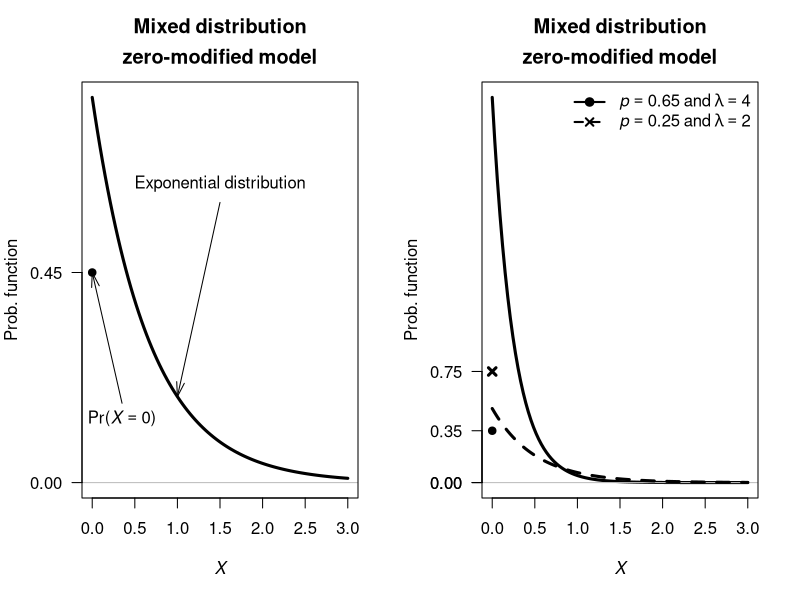

This figure's R source:
## ---- chunk 1

###  Set up  ###
p <- 0.55
x.rate = 1.5

x <- seq(0, 3,
         length = 100)
y <-  p * dexp(x, 
               rate = x.rate)
                     

par( mfrow = c(1, 2))

###  Plots  ###

plot(y ~ x,
     type = "l",
     axes = FALSE,
     ylim = c(0,
              max( c(y, 1 - p) ) ),
     xlab = expression(italic(X)),
     ylab = expression(Prob.~"function"),
     main = expression(bold(atop(Mixed~distribution,
                                 "zero-modified"~model))),
     lwd = 3)
abline(h = 0,
       col = "grey")
axis(side = 1)
axis(side = 2,
     at = c(0, 
            1 - p),
     las = 2)
box()

points(x = 0, # Included
       y = 1 - p,
       pch = 19)

# Explanatory labels
arrows(x0 = 0.35,
       x1 = 0,
       y0 = 0.17,
       y1 = 1 - p,
       length = 0.15,
       angle = 15)
text(x = 0.35,
     y = 0.17,
     pos = 1,
     label = expression(Pr*"("*italic(X)==0*")" ) )


arrows(x0 = 1.5,
       x1 = 1,
       y0 = 0.6,
       y1 = dexp(x = 1, 
                 rate = x.rate) * p,
       length = 0.15,
       angle = 15)
text(x = 1.5,
     y = 0.6,
     pos = 3,
     label = expression( Exponential~distribution) )




###

p <- 0.65
x.rate = 4

x <- seq(0, 3,
         length = 100)
y <-  p * dexp(x, 
               rate = x.rate)

plot(y ~ x,
     type = "l",
     axes = FALSE,
     ylim = c(0,
              max( c(y, 1 - p) ) ),
     xlab = expression(italic(X)),
     ylab = expression(Prob.~"function"),
     main = expression(bold(atop(Mixed~distribution,
                                 "zero-modified"~model))),
     lwd = 3)
abline(h = 0,
       col = "grey")
axis(side = 1)
axis(side = 2,
     at = c(0, 
            1 - p),
     las = 2)
box()

points(x = 0, # Included
       y = 1 - p,
       pch = 19)




p <- 0.25
x.rate = 2

x <- seq(0, 3,
         length = 100)
y <-  p * dexp(x, 
               rate = x.rate)
axis(side = 2,
     at = c(0, 
            1 - p),
     las = 2)
lines(y ~ x,
      lwd = 3,
      lty = 2)
points(x = 0, # Included
       y = 1 - p,
       lwd = 3,
       pch = 4)

legend("topright",
       lwd = 2,
       pch = c(19, 4),
       lty = c(1, 2),
       bty = "n",
       legend = c(expression(italic(p)==0.65~and~lambda==4),
                  expression(italic(p)==0.25~and~lambda==2)))
